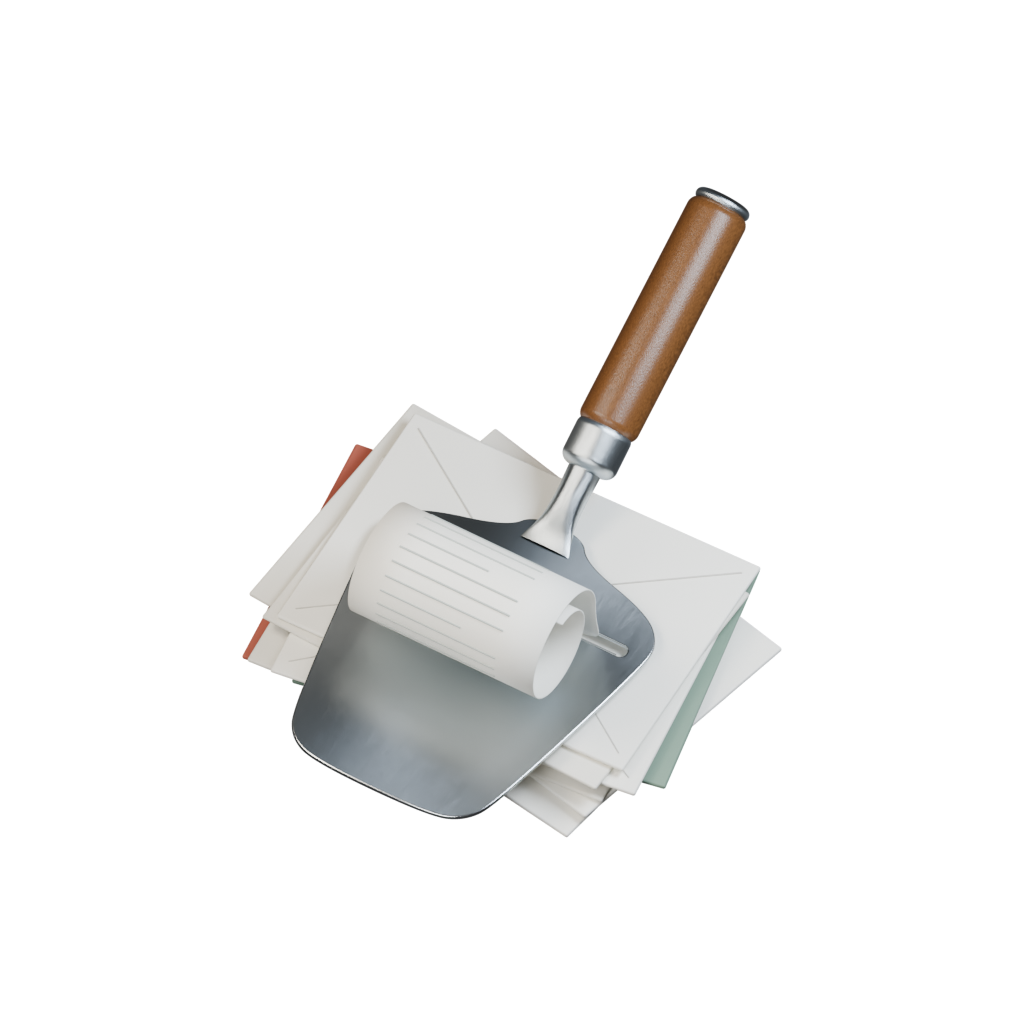

Generate this figure with Python:
"""Procedural studio icon. Blender -b -P astra.py -- astra.png"""
import bpy
import math
import random
import sys
from pathlib import Path
from mathutils import Vector

out = Path(sys.argv[sys.argv.index('--') + 1]).resolve()
assert out.suffix == '.png'
random.seed(17)
bpy.ops.wm.read_factory_settings(use_empty=True)
scene = bpy.context.scene
scene.render.engine = 'CYCLES'
scene.cycles.samples = 96
scene.cycles.use_denoising = True
scene.render.resolution_x = scene.render.resolution_y = 1024
scene.render.resolution_percentage = 100
scene.render.image_settings.file_format = 'PNG'
scene.render.image_settings.color_mode = 'RGBA'
scene.render.film_transparent = True
scene.render.use_stamp = False
scene.view_settings.view_transform = 'AgX'
scene.world = bpy.data.worlds.new('Studio world')
scene.world.color = (.18, .18, .18)


def material(name, color, rough=.4, metal=0, grain=None):
    m = bpy.data.materials.new(name)
    m.diffuse_color = (*color, 1)
    m.use_nodes = True
    n = m.node_tree.nodes
    l = m.node_tree.links
    bs = n.get('Principled BSDF')
    bs.inputs['Base Color'].default_value = (*color, 1)
    bs.inputs['Roughness'].default_value = rough
    bs.inputs['Metallic'].default_value = metal
    if metal:
        bs.inputs['Anisotropic'].default_value = .72
    if grain:
        coord = n.new('ShaderNodeTexCoord')
        mapping = n.new('ShaderNodeVectorMath')
        mapping.operation = 'MULTIPLY'
        mapping.inputs[1].default_value = grain
        l.new(coord.outputs['Generated'], mapping.inputs[0])
        noise = n.new('ShaderNodeTexNoise')
        noise.inputs['Scale'].default_value = 8
        noise.inputs['Detail'].default_value = 3
        l.new(mapping.outputs[0], noise.inputs['Vector'])
        bump = n.new('ShaderNodeBump')
        bump.inputs['Strength'].default_value = .16
        bump.inputs['Distance'].default_value = .012 if metal else .018
        l.new(noise.outputs['Fac'], bump.inputs['Height'])
        l.new(bump.outputs[0], bs.inputs['Normal'])
        if name == 'Walnut':
            ramp = n.new('ShaderNodeValToRGB')
            ramp.color_ramp.elements[0].color = (.025, .009, .003, 1)
            ramp.color_ramp.elements[1].color = (.24, .095, .027, 1)
            l.new(noise.outputs['Fac'], ramp.inputs[0])
            l.new(ramp.outputs[0], bs.inputs['Base Color'])
    return m

steel = material('Brushed stainless', (.52, .57, .60), .27, 1, (150, 1, 2))
wood = material('Walnut', (.14, .055, .018), .3, grain=(12, .3, 12))
paper = material('Cotton paper', (.83, .80, .71), .78, grain=(80, 80, 15))
white = material('Fresh paper', (.96, .94, .86), .69, grain=(100, 100, 20))
ink = material('Faint printed rules', (.43, .47, .44), .8)
seam = material('Fold shadow', (.56, .54, .49), .85)
red = material('Terracotta card', (.35, .075, .045), .7, grain=(50,50,10))
green = material('Sage card', (.17, .26, .19), .7, grain=(50,50,10))


def bevel(obj, width, segments=4):
    mod = obj.modifiers.new('Soft manufactured edges', 'BEVEL')
    mod.width, mod.segments = width, segments
    obj.modifiers.new('Weighted normals', 'WEIGHTED_NORMAL')
    return obj


def box(name, loc, size, mat, radius=.02, rot=0):
    bpy.ops.mesh.primitive_cube_add(size=1, location=loc)
    o = bpy.context.object
    o.name = name
    o.dimensions = size
    bpy.ops.object.transform_apply(location=False, rotation=False, scale=True)
    o.data.materials.append(mat)
    bevel(o, radius)
    o.rotation_euler.z = rot
    return o


def mesh(name, vertices, faces, mat):
    data = bpy.data.meshes.new(name)
    data.from_pydata(vertices, [], faces)
    data.update()
    o = bpy.data.objects.new(name, data)
    scene.collection.objects.link(o)
    o.data.materials.append(mat)
    return o


def line(name, points, mat, width=.008):
    c = bpy.data.curves.new(name, 'CURVE')
    c.dimensions = '3D'
    c.bevel_depth = width
    c.bevel_resolution = 3
    s = c.splines.new('POLY')
    s.points.add(len(points)-1)
    for p, v in zip(s.points, points):
        p.co = (*v, 1)
    o = bpy.data.objects.new(name,c)
    scene.collection.objects.link(o)
    o.data.materials.append(mat)
    return o


# A loose stack: real thickness, visible folded envelope backs, and two task cards.
for i in range(9):
    angle = [-.16,.12,-.23,.07,.19,-.08,.13,-.04,.025][i]
    x = [.03,-.22,.16,-.1,.12,-.19,.05,-.03,0][i]
    y = .2 + (i%3-.8)*.11
    z = .07 + i*.038
    mat = red if i == 1 else green if i == 4 else paper if i%2 else white
    obj = box('Envelope' if i not in (1,4) else 'Task card', (x,y,z), (2.55,1.85,.03), mat, .035, angle)
    if i in (6,8):
        def pt(a,b):
            return (x+a*math.cos(angle)-b*math.sin(angle),y+a*math.sin(angle)+b*math.cos(angle),z+.018)
        line('Envelope flap', [pt(-1.19,.82),pt(0,-.02),pt(1.19,.82)], seam,.006)
        line('Envelope lower folds', [pt(-1.19,-.82),pt(-.37,-.23)], seam,.004)
        line('Envelope lower folds', [pt(1.19,-.82),pt(.37,-.23)], seam,.004)
# A visible task corner, with empty boxes rather than letters or logos.
for j in range(3):
    y = -.15+j*.21
    line('Task checkbox', [(1.08,y,.278),(1.19,y,.278),(1.19,y+.10,.278),(1.08,y+.10,.278),(1.08,y,.278)], ink,.006)

# Shoulder-wide blade with a narrow rounded nose. The handle points toward +Y.
outline = [(-.18,.86),(-.30,.69),(-.83,.55),(-1.02,.38),(-1.03,.15),
           (-.76,-1.25),(-.65,-1.46),(-.43,-1.55),(.43,-1.55),(.65,-1.46),
           (.76,-1.25),(1.03,.15),(1.02,.38),(.83,.55),(.30,.69),(.18,.86)]
# Corner cutting makes a continuous pressed outline without polygonal shoulders.
for _ in range(4):
    outline = [point for a,b in zip(outline, outline[1:]+outline[:1])
               for point in ((.75*a[0]+.25*b[0], .75*a[1]+.25*b[1]),
                             (.25*a[0]+.75*b[0], .25*a[1]+.75*b[1]))]
# At 40 mm per scene unit this is 1.2 mm steel; keep the original top surface.
z0=.445
thickness=.030
verts=[(x,y,z0+z) for z in (0,thickness) for x,y in outline]
n=len(outline)
faces=[tuple(reversed(range(n))),tuple(range(n,2*n))]+[(i,(i+1)%n,(i+1)%n+n,i+n) for i in range(n)]
blade=mesh('Tapered steel blade',verts,faces,steel)
# Boolean makes an actual aperture, not a dark line painted on solid steel.
slot=box('Slot cutter',(0,.20,z0+.015),(1.76,.09,.4),steel,.044)
slot.modifiers[0].segments=16
bpy.context.view_layer.objects.active=slot
bpy.ops.object.modifier_apply(modifier=slot.modifiers[0].name)
bpy.context.view_layer.objects.active=blade
cut=blade.modifiers.new('Cutting aperture','BOOLEAN')
cut.operation='DIFFERENCE'
cut.object=slot
bpy.ops.object.modifier_apply(modifier=cut.name)
bpy.data.objects.remove(slot,do_unlink=True)
polished = material('Polished steel edge', (.65,.69,.72), .16, 1)
blade.data.materials.append(polished)
bevel(blade,.011,8)
blade.modifiers[0].material=1
blade.modifiers[0].harden_normals=True
blade.modifiers[1].keep_sharp=True
for face in blade.data.polygons:
    face.use_smooth = abs(face.normal.z) < .9
line('Polished cutting edge',[(-.83,.155,.477),(.83,.155,.477)],polished,.004)


def between(name,a,b,radius,mat):
    direction=Vector(b)-Vector(a)
    bpy.ops.mesh.primitive_cylinder_add(vertices=64,radius=radius,depth=direction.length,location=(Vector(a)+Vector(b))/2)
    o=bpy.context.object
    o.name=name
    o.rotation_euler=direction.to_track_quat('Z','Y').to_euler()
    o.data.materials.append(mat)
    bevel(o,.075,8)
    for p in o.data.polygons: p.use_smooth=True
    return o

# A flattened root rolls smoothly into the round rising neck.
neck_profile=[(.66,.478,.18,.016),(.70,.485,.17,.025),(.76,.50,.145,.045),
              (.83,.53,.12,.075),(.92,.575,.108,.095),(1.05,.64,.108,.105),
              (1.18,.71,.11,.11),(1.32,.77,.115,.115)]
verts=[]
for y,z,rx,rz in neck_profile:
    for j in range(64):
        a=2*math.pi*j/64
        verts.append((rx*math.cos(a),y,z+rz*math.sin(a)))
faces=[(i*64+j,i*64+(j+1)%64,(i+1)*64+(j+1)%64,(i+1)*64+j)
       for i in range(len(neck_profile)-1) for j in range(64)]
neck=mesh('Flowing pressed neck',verts,faces,steel)
sub=neck.modifiers.new('Smooth neck transition','SUBSURF'); sub.levels=2
for face in neck.data.polygons: face.use_smooth=True
between('Steel ferrule',(0,1.18,.70),(0,1.48,.86),.19,steel)
between('Walnut grip',(0,1.43,.83),(0,2.92,1.53),.205,wood)
between('End cap',(0,2.90,1.52),(0,2.97,1.55),.19,steel)

# The letter emerges through the slot and coils 1.25 turns above the blade.
profile=[(.20,.43),(.17,.61),(.13,.81)]
def curl(t, offset=0):
    radius=.43-.18*t/(2.5*math.pi)+offset
    return (-.30+radius*math.cos(t), .98+radius*math.sin(t))
profile += [curl(2.5*math.pi*i/160) for i in range(161)]
v=[(x,y,z) for y,z in profile for x in (-.69,.69)]
strip=mesh('Single curled letter',v,[(2*i,2*i+1,2*i+3,2*i+2) for i in range(len(profile)-1)],white)
sub=strip.modifiers.new('Relaxed paper curl','SUBSURF'); sub.levels=2
solid=strip.modifiers.new('Paper thickness','SOLIDIFY'); solid.thickness=.008
for face in strip.data.polygons: face.use_smooth=True
# Rules sit on the outer face of the spiral, with no letters or glyphs.
for i,t in enumerate([.65, .92, 1.19, 1.46, 1.73, 2.0, 2.27, 2.54, 2.81, 3.08, 3.35]):
    y,z=curl(t,.009)
    line('Curled letter rule',[(-.48,y,z),(.40 if i%4!=3 else .12,y,z)],ink,.007)
subject=list(scene.objects)

# Orthographic camera and broad softboxes: no external textures or environment maps.
bpy.ops.object.camera_add(location=(5,-8,14))
cam=bpy.context.object
cam.rotation_euler=(Vector((0,.55,.35))-cam.location).to_track_quat('-Z','Y').to_euler()
cam.data.type='ORTHO'; cam.data.ortho_scale=7.5
scene.camera=cam
for name,loc,power,sz,color in [
    ('Large warm key',(-4,-3,8),850,5,(1,.91,.79)),
    ('Cool strip reflection',(4,2,6),1000,4,(.79,.88,1)),
    ('Front fill',(1,-5,4),250,3,(1,1,1))]:
    bpy.ops.object.light_add(type='AREA',location=loc)
    o=bpy.context.object; o.name=name; o.data.energy=power; o.data.shape='RECTANGLE'
    o.data.size=sz; o.data.size_y=sz*.65; o.data.color=color
    o.rotation_euler=(Vector((0,0,.3))-o.location).to_track_quat('-Z','Y').to_euler()

# Frame evaluated subject geometry at 650 px, independently of the 824 px plate.
bpy.context.view_layer.update()
deps=bpy.context.evaluated_depsgraph_get()
view=cam.matrix_world.inverted()
points=[]
for obj in subject:
    evaluated=obj.evaluated_get(deps)
    geometry=evaluated.to_mesh()
    if geometry:
        points.extend(view @ evaluated.matrix_world @ v.co for v in geometry.vertices)
        evaluated.to_mesh_clear()
lo=Vector((min(p.x for p in points),min(p.y for p in points),0))
hi=Vector((max(p.x for p in points),max(p.y for p in points),0))
scale=650/(max(hi.x-lo.x,hi.y-lo.y)*1024/cam.data.ortho_scale)
center=(lo+hi)/2
root=bpy.data.objects.new('Optically centered subject',None)
scene.collection.objects.link(root)
for obj in subject: obj.parent=root
root.scale=(scale,)*3
# Camera-space origin is the framing target, not the world origin.
rotation=cam.rotation_euler.to_matrix()
target=Vector((0,.55,.35))
root.location=target*(1-scale)+rotation @ Vector((-scale*center.x,-scale*center.y,0))
assert 1 < scale < 1.5
print('Subject maximum extent: 650 px; scale',round(scale,4),flush=True)

# A camera-facing rounded square keeps the macOS silhouette inside the 824 px grid.
plate_mat=material('Icon plate',(.79,.76,.68),.62)
rim=[]
for cx,cy,start in [(2.065,2.065,0),(-2.065,2.065,90),(-2.065,-2.065,180),(2.065,-2.065,270)]:
    for step in range(17):
        angle=math.radians(start+step*90/16)
        rim.append((cx+.95*math.cos(angle),cy+.95*math.sin(angle),0))
plate=mesh('Rounded icon plate',rim,[tuple(range(len(rim)))],plate_mat)
solid=plate.modifiers.new('Plate depth','SOLIDIFY'); solid.thickness=.12
bevel(plate,.045,4)
plate.rotation_euler=cam.rotation_euler
plate.location=Vector((0,.55,.35)) + cam.rotation_euler.to_matrix() @ Vector((0,0,-1.55))
assert len(outline)==256 and .025 <= thickness <= .0375
assert max(abs(x) for x,y in outline if y>0) > max(abs(x) for x,y in outline if y<-1.3)
assert len(profile)>3 and scene.render.resolution_x==1024
for variant,color in [('light',(.79,.76,.68)),('dark',(.027,.035,.032))]:
    plate_mat.node_tree.nodes.get('Principled BSDF').inputs['Base Color'].default_value=(*color,1)
    scene.render.filepath=str(out.with_name(out.stem+'-'+variant+'.png'))
    bpy.ops.render.render(write_still=True)
# The main asset is an isolated transparent object; the thumbnail previews the light icon.
plate.hide_render=True
scene.render.filepath=str(out)
bpy.ops.render.render(write_still=True)
image=bpy.data.images.load(str(out.with_name(out.stem+'-light.png')))
assert len(image.pixels) == 1024 * 1024 * 4
image.pixels[0]  # Load pixels before changing the source path.
image.scale(32,32)
image.filepath_raw=str(out.with_name(out.stem+'-32.png')); image.save()
assert all(out.with_name(out.stem+s+'.png').exists() for s in ('','-light','-dark','-32'))
